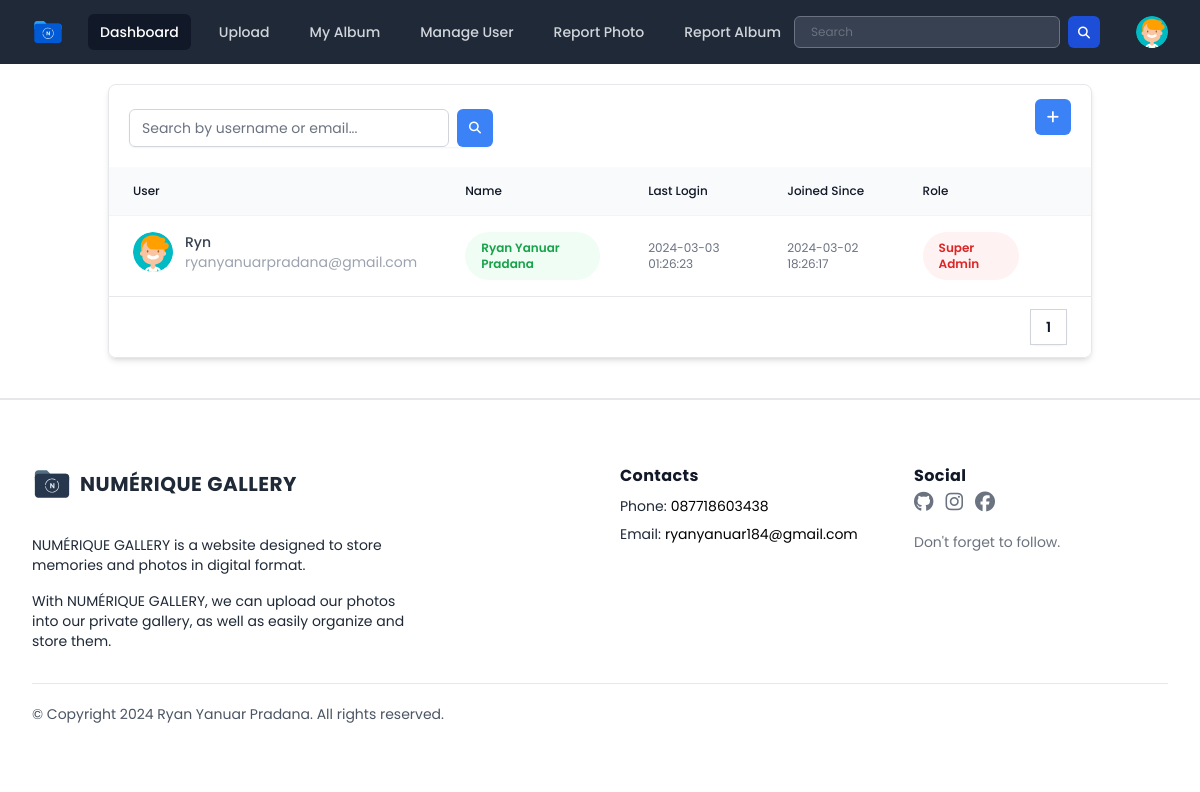
The page /public/page/admin/manage-user.php (signed in) on the database as committed earlier.
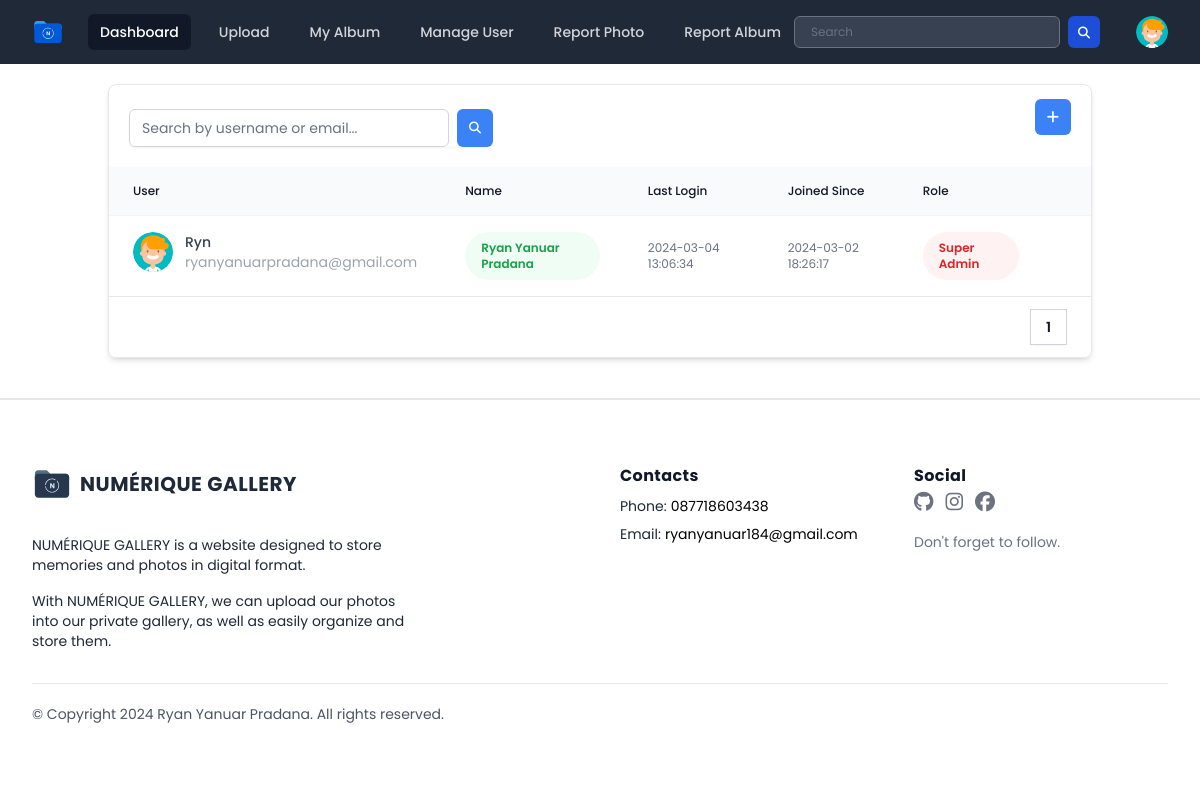
The same page on the database as committed later.
### tables this page shows
CREATE TABLE `users` (
  `userID` int(11) NOT NULL,
  `name` varchar(255) DEFAULT NULL,
  `username` varchar(50) NOT NULL,
  `password` varchar(255) NOT NULL,
  `email` varchar(100) NOT NULL,
  `access_level` varchar(50) DEFAULT 'user',
  `last_login` datetime DEFAULT NULL,
  `createdAt` timestamp NOT NULL DEFAULT current_timestamp(),
  `profile_photo` varchar(255) DEFAULT 'default_profile.svg'
);

### public/page/admin/manage-user.php (the view, shortened to what this page needs)
<?php
include "../../../database/koneksi.php";
$username = $_SESSION["username"];
$query = "SELECT * FROM users WHERE username = '$username'";
$result = mysqli_query($conn, $query);
if ($result && mysqli_num_rows($result) > 0) {
    $row = mysqli_fetch_assoc($result);
    $profile = $row['profile_photo'];
    $username = $row['username'];
} else {
    echo "Error: " . mysqli_error($conn);
    exit();
}
$queryTotalRows = "SELECT COUNT(*) as total FROM users";
$resultTotalRows = mysqli_query($conn, $queryTotalRows);
$totalRows = mysqli_fetch_assoc($resultTotalRows)['total'];
$rowsPerPage = 5;
$totalPages = ceil($totalRows / $rowsPerPage);
$current_page = isset($_GET['page']) ? $_GET['page'] : 1;
$offset = ($current_page - 1) * $rowsPerPage;
?>
<!DOCTYPE html>
<html lang="en">
<head>
    <link rel="stylesheet" href="../../css/output.css">
    <link rel="stylesheet" href="../../css/style.css">
    <link rel="stylesheet" href="../../css/all.min.css">
    <link rel="stylesheet" href="../../css/fontawesome.min.css">
</head>
<body class="h-screen overflow-x-hidden font-poppins">
    <div x-data="{ open: false, profileMenuOpen: false }">
        <nav class="bg-gray-800">
            <div class="mx-auto max-w-7xl px-2 sm:px-6 lg:px-8">
                <div class="relative flex h-16 items-center justify-between">
                    <div class="flex flex-1 items-center justify-center sm:items-stretch sm:justify-start">
                        <div class="flex flex-shrink-0 items-center">
                            <img class="h-8 w-auto" src="../../assets/logo/logo-secondary.svg" alt="Numérique Gallery">
                        </div>
                        <div class="hidden sm:ml-6 sm:block">
                            <div class="flex space-x-4">
                                <a href="../user/dashboard.php" class="bg-gray-900 text-white rounded-md px-3 py-2 text-sm font-medium" aria-current="page">Dashboard</a>
                                <a href="../user/uploads.php" class="text-gray-300 hover:bg-gray-700 hover:text-white rounded-md px-3 py-2 text-sm font-medium">Upload</a>
                                <a href="../user/album.php" class="text-gray-300 hover:bg-gray-700 hover:text-white rounded-md px-3 py-2 text-sm font-medium">My Album</a>
                                <a href="./manage-user.php" class="text-gray-300 hover:bg-gray-700 hover:text-white rounded-md px-3 py-2 text-sm font-medium">Manage User</a>
                                <a href="./report/reportPhoto.php" class="text-gray-300 hover:bg-gray-700 hover:text-white rounded-md px-3 py-2 text-sm font-medium">Report Photo</a>
                                <a href="./report/reportAlbum.php" class="text-gray-300 hover:bg-gray-700 hover:text-white rounded-md px-3 py-2 text-sm font-medium">Report Album</a>
                            </div>
                        </div>
                    </div>
                    <div class="flex items-center">
                        <form action="../user/result_search.php" class="flex flex-row gap-2" method="GET">
                            <div class="hidden sm:block">
                                <input type="text" name="search" placeholder="Search" class="bg-gray-700 text-white px-4 py-3 h-8 rounded-md text-xs focus:outline-none focus:shadow-outline">
                            </div>
                            <button type="submit" class="text-white block bg-blue-700 hover:bg-blue-800 focus:ring-4 focus:ring-blue-300 font-medium rounded-md text-sm  h-8 w-8 dark:bg-blue-600 dark:hover:bg-blue-700 focus:outline-none dark:focus:ring-blue-800"><i class="fa-solid fa-magnifying-glass text-xs mx-auto"></i></button>
                        </form>
                        <div class="absolute inset-y-0 right-0 flex items-center pr-2 sm:static sm:inset-auto sm:ml-6 sm:pr-0">
                            <div class="relative ml-3">
                                <div>
                                    <button @click="profileMenuOpen = !profileMenuOpen" type="button" class="relative flex rounded-full bg-gray-800 text-sm focus:outline-none focus:ring-2 focus:ring-white focus:ring-offset-2 focus:ring-offset-gray-800" id="user-menu-button" aria-expanded="false" aria-haspopup="true">
                                        <span class="absolute -inset-1.5"></span>
                                        <img class="h-8 w-8 rounded-full" src="../../../database/uploads/<?= $profile ?>" alt="<?= $username ?> profile photo">
                                    </button>
                                </div>
                            </div>
                        </div>
                    </div>
                </div>
            </div>
        </nav>
    </div>
    <div class="container mx-auto ">
        <div class="overflow-hidden rounded-lg border border-gray-200 shadow-md m-5">
            <div class="m-5 flex justify-between">
                <form action="search.php" method="GET">
                    <div class="mt-1 relative flex gap-2 rounded-md shadow-sm">
                        <input type="text" name="search" id="search" class="focus:ring-indigo-500 w-80 focus:border-indigo-500 inline pr-10 sm:text-sm border-gray-300 rounded-md" placeholder="Search by username or email...">
                        <button type="submit" class="inset-y-0 right-0 px-3 py-2 bg-blue-500 text-white text-xs rounded-md hover:bg-indigo-600 focus:outline-none focus:bg-indigo-600"><i class="fa-solid fa-magnifying-glass"></i></button>
                    </div>
                </form>
                <div class="">
                    <a href="add-user.php" class="inset-y-0 right-0 w-10 px-3 py-2 bg-blue-500 text-white text-sm rounded-md hover:bg-indigo-600 focus:outline-none focus:bg-indigo-600"><i class="fa-solid fa-plus"></i></a>
                </div>
            </div>
            <table class="w-full border-collapse bg-white text-left text-xs text-gray-500">
                <thead class="bg-gray-50">
                    <tr>
                        <th scope="col" class="px-6 py-4 font-medium text-gray-900">User</th>
                        <th scope="col" class="px-6 py-4 font-medium text-gray-900">Name</th>
                        <th scope="col" class="px-6 py-4 font-medium text-gray-900">Last Login</th>
                        <th scope="col" class="px-6 py-4 font-medium text-gray-900">Joined Since</th>
                        <th scope="col" class="px-6 py-4 font-medium text-gray-900">Role</th>
                        <th scope="col" class="px-6 py-4 font-medium text-gray-900"></th>
                    </tr>
                </thead>
                <tbody class="divide-y divide-gray-100 border-t border-gray-100">
                    <?php
                    $queryUser = "SELECT * FROM users LIMIT $rowsPerPage OFFSET $offset";
                    $resultUser = mysqli_query($conn, $queryUser);
                    if ($resultUser && mysqli_num_rows($resultUser) > 0) {
                        while ($row = mysqli_fetch_assoc($resultUser)) {
                            $profile_photo = $row['profile_photo'];
                            $username = $row['username'];
                            $email = $row['email'];
                            $name = $row['name'];
                            $role = $row['access_level'];
                            $createdAt = $row['createdAt'];
                            $lastLogin = $row['last_login'];
                    ?>
                            <tr class="hover:bg-gray-50">
                                <th class="flex gap-3 px-6 py-4 font-normal text-gray-900">
                                    <div class="relative h-10 w-10">
                                        <img class="h-full w-full rounded-full object-cover object-center" src="../../../database/uploads/<?= $profile_photo ?>" alt="" />
                                    </div>
                                    <div class="text-sm">
                                        <div class="font-medium text-gray-700"><?= $username ?></div>
                                        <div class="text-gray-400"><?= $email ?></div>
                                    </div>
                                </th>
                                <td class="px-6 py-4">
                                    <span class="inline-flex items-center w-auto gap-1 rounded-full bg-green-50 px-4 py-2 text-xs font-semibold text-green-600">
                                        <?= $name ?>
                                    </span>
                                </td>
                                <td class="px-6 py-4"><?= $lastLogin ?></td>
                                <td class="px-6 py-4"><?= $createdAt ?></td>
                                <td class="px-6 py-4">
                                    <div class="flex gap-2">
                                        <?php if ($role === 'admin') : ?>
                                            <span class="inline-flex items-center gap-1 rounded-full bg-indigo-50 px-4 py-2 text-xs font-semibold text-indigo-600">
                                                Admin
                                            </span>
                                        <?php elseif ($role === 'user') : ?>
                                            <span class="inline-flex items-center gap-1 rounded-full bg-green-50 px-4 py-2 text-xs font-semibold text-green-600">
                                                User
                                            </span>
                                        <?php elseif ($role === "super_admin") : ?>
                                            <span class="inline-flex items-center gap-1 rounded-full bg-red-50 px-4 py-2 text-xs font-semibold text-red-600">
                                                Super Admin
                                            </span>
                                        <?php endif; ?>
                                    </div>
                                </td>
                                <td class="px-6 py-4">
                                </td>
                            </tr>
                        <?php
                        }
                    } else {
                        ?>
                        <tr>
                            <td colspan="5" class="text-center py-4">No users found.</td>
                        </tr>
                    <?php
                    }
                    ?>
                </tbody>
            </table>
            <div class="flex items-center justify-between border-t border-gray-200 bg-white px-4 py-3 sm:px-6">
                <div class="hidden sm:flex sm:flex-1 sm:items-center sm:justify-between">
                    <div>
                        <nav class="isolate inline-flex -space-x-px rounded-md shadow-sm" aria-label="Pagination">
                            <?php for ($i = 1; $i <= $totalPages; $i++) : ?>
                                <a href="?page=<?= $i ?>" class="relative inline-flex items-center px-4 py-2 text-sm font-semibold text-gray-900 ring-1 ring-inset ring-gray-300 hover:bg-gray-50 focus:z-20 focus:outline-offset-0">
                                    <?= $i ?>
                                </a>
                            <?php endfor; ?>
                        </nav>
                    </div>
                </div>
            </div>
        </div>
    </div>
    <div class="px-4 pt-16 mx-auto sm:max-w-xl md:max-w-full lg:max-w-screen-xl md:px-24 lg:px-8 border-t-2 mt-10">
        <div class="grid gap-10 row-gap-6 mb-8 sm:grid-cols-2 lg:grid-cols-4">
            <div class="sm:col-span-2">
                <a href="../user/dashboard.php" aria-label="Go home" title="Company" class="inline-flex items-center">
                    <img src="../../assets/logo/logo-main.svg" class="h-10 w-auto" alt="Numérique Gallery">
                    <span class="ml-2 text-xl font-bold tracking-wide text-gray-800 uppercase">Numérique Gallery</span>
                </a>
                <div class="mt-6 lg:max-w-sm">
                    <p class="text-sm text-gray-800">
                        NUMÉRIQUE GALLERY is a website designed to store memories and photos in digital format.
                    </p>
                    <p class="mt-4 text-sm text-gray-800">
                        With NUMÉRIQUE GALLERY, we can upload our photos into our private gallery, as well as easily organize and store them.
                    </p>
                </div>
            </div>
            <div class="space-y-2 text-sm">
                <p class="text-base font-bold tracking-wide text-gray-900">Contacts</p>
                <div class="flex">
                    <p class="mr-1 text-gray-800">Phone:</p>
                    <span class="transition-colors duration-300 text-deep-purple-accent-400 hover:text-deep-purple-800">087718603438</span>
                </div>
                <div class="flex">
                    <p class="mr-1 text-gray-800">Email:</p>
                    <span class="transition-colors duration-300 text-deep-purple-accent-400 hover:text-deep-purple-800">ryanyanuar184@gmail.com</span>
                </div>
            </div>
            <div>
                <span class="text-base font-bold tracking-wide text-gray-900">Social</span>
                <div class="flex items-center mt-1 space-x-3">
                    <a href="https://github.com/Rynr615" target="_blank" class="text-gray-500 transition-colors duration-300 hover:text-gray-500">
                        <i class="fa-brands fa-github text-xl"></i>
                    </a>
                    <a href="https://www.instagram.com/ryn_ynr/" target="_blank" class="text-gray-500 transition-colors duration-300 hover:hover:text-gray-500">
                        <i class="fa-brands fa-instagram text-xl"></i>
                    </a>
                    <a href="https://www.facebook.com/profile.php?id=100055706964435" target="_blank" class="text-gray-500 transition-colors duration-300 hover:hover:text-gray-500">
                        <i class="fa-brands fa-facebook text-xl"></i>
                    </a>
                </div>
                <p class="mt-4 text-sm text-gray-500">
                    Don't forget to follow.
                </p>
            </div>
        </div>
        <div class="flex flex-col-reverse justify-between pt-5 pb-10 border-t lg:flex-row">
            <p class="text-sm text-gray-600">
                © Copyright 2024 Ryan Yanuar Pradana. All rights reserved.
            </p>
        </div>
    </div>
</body>
</html>

### public/css/style.css (style rules this page uses)
* { font-family : 'Poppins', sans-serif; }

Rows that differ between the two databases and show on the page:
changed users "Ryn": last_login "2024-03-03 01:26:23" → "2024-03-04 13:06:34"
